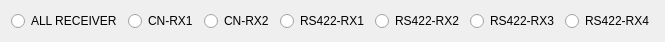
     <widget class="QWidget" name="layoutWidget">
      <property name="geometry">
       <rect>
        <x>40</x>
        <y>30</y>
        <width>558</width>
        <height>19</height>
       </rect>
      </property>
      <layout class="QHBoxLayout" name="horizontalLayout_5">
       <item>
        <widget class="QRadioButton" name="rx">
         <property name="text">
          <string>ALL RECEIVER</string>
         </property>
         <property name="autoExclusive">
          <bool>false</bool>
         </property>
        </widget>
       </item>
       <item>
        <widget class="QRadioButton" name="cn_rx1">
         <property name="text">
          <string>CN-RX1</string>
         </property>
         <property name="autoExclusive">
          <bool>false</bool>
         </property>
        </widget>
       </item>
       <item>
        <widget class="QRadioButton" name="cn_rx2">
         <property name="text">
          <string>CN-RX2</string>
         </property>
         <property name="autoExclusive">
          <bool>false</bool>
         </property>
        </widget>
       </item>
       <item>
        <widget class="QRadioButton" name="rs422_rx1">
         <property name="text">
          <string>RS422-RX1</string>
         </property>
         <property name="autoExclusive">
          <bool>false</bool>
         </property>
        </widget>
       </item>
       <item>
        <widget class="QRadioButton" name="rs422_rx2">
         <property name="text">
          <string>RS422-RX2</string>
         </property>
         <property name="autoExclusive">
          <bool>false</bool>
         </property>
        </widget>
       </item>
       <item>
        <widget class="QRadioButton" name="rs422_rx3">
         <property name="text">
          <string>RS422-RX3</string>
         </property>
         <property name="autoExclusive">
          <bool>false</bool>
         </property>
        </widget>
       </item>
       <item>
        <widget class="QRadioButton" name="rs422_rx4">
         <property name="text">
          <string>RS422-RX4</string>
         </property>
         <property name="autoExclusive">
          <bool>false</bool>
         </property>
        </widget>
       </item>
      </layout>
     </widget>
